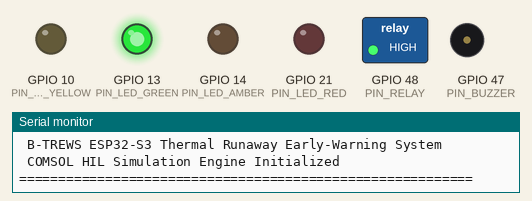
Simulated run of this program. Board: ESP32-S3. Parts: switched loads named in the program (green lamp = pin HIGH), output pins drawn as LEDs (lit = HIGH), buzzer (waves = sounding, pin HIGH), the last lines printed to the serial monitor.

Above: at 0.1 s.
At 20.1 s:
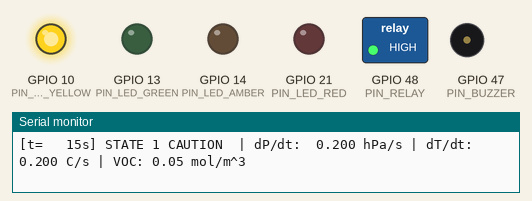
At 30.1 s:
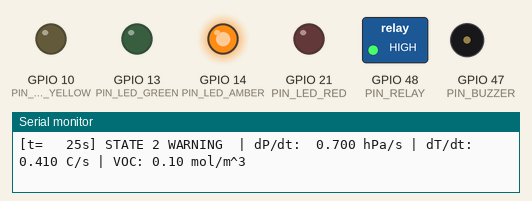
At 40.1 s:
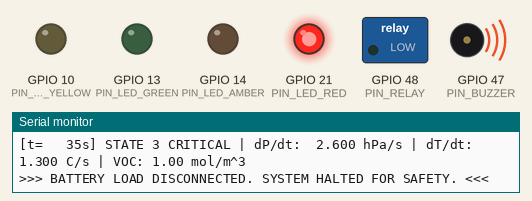
Timing chart, 0 to 41.6 s (numbered marks = the images above):
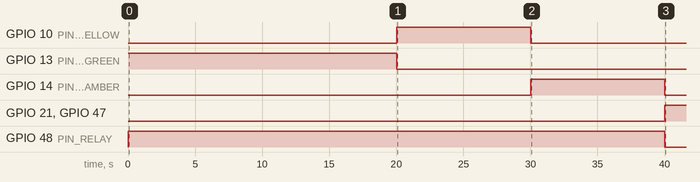

The program:

main.cpp
```cpp
/*
 * ==============================================================================
 * Project : B-TREWS (Battery-Mounted Thermal Runaway Early-Warning System)
 * Board   : ESP32-S3-DevKitC-1
 * Capstone: Phase 1 - Task 1.2 Embedded Emulation via Wokwi
 *
 * Modes:
 *   USE_COMSOL_PLAYBACK = true  -> Auto-plays COMSOL dataset (for demo/viva)
 *   USE_COMSOL_PLAYBACK = false -> Live manual potentiometer & BMP280 control
 * ==============================================================================
 */

#include <Arduino.h>
#include <Wire.h>
#include <Adafruit_BMP280.h>

// ===================== MODE SWITCH =====================
#define USE_COMSOL_PLAYBACK  true
// =======================================================

// --- ESP32-S3 Pin Assignments ---
#define PIN_BMP_SDA    4    // BMP280 I2C SDA
#define PIN_BMP_SCL    5    // BMP280 I2C SCL
#define PIN_VOC_ADC    7    // MQ-135 VOC Gas Sensor (ADC)
#define PIN_NTC_ADC    8    // NTC Busbar Temp Probe (ADC)
#define PIN_LED_GREEN  13   // State 0: Normal
#define PIN_LED_YELLOW 10   // State 1: Caution
#define PIN_LED_AMBER  14   // State 2: Warning
#define PIN_LED_RED    21   // State 3: Critical Trip
#define PIN_BUZZER     47   // Emergency Alarm Buzzer
#define PIN_RELAY      48   // 10A Solid State Safety Relay

// --- B-TREWS Code-ready constants (from COMSOL mapping) ---
const float DTDT_NORMAL_REF = 0.041f;    // C/s, thermal Case 1
const float DTDT_STRONG_REF = 0.408f;    // C/s, thermal Case 2
const float DTDT_CRITICAL   = 1.20f;     // C/s, project candidate trigger

const float DPDT_NORMAL_REF  = 0.041317f; // hPa/s, 0.1 m/s sensitivity case
const float DPDT_CAUTION_REF = 0.19852f;  // hPa/s, 0.25 m/s sensitivity case
const float DPDT_WARNING_REF = 0.69313f;  // hPa/s, final optimized COMSOL case
const float DPDT_CRITICAL    = 2.50f;     // hPa/s, project candidate trigger

const float VOC_ARRIVAL        = 0.05f;   // mol/m^3, 5% normalized CFD criterion
const float VOC_FINAL_PEAK_REF = 1.0015f; // mol/m^3, final COMSOL peak

// --- System State Machine ---
enum SystemState {
  STATE_NORMAL   = 0,
  STATE_CAUTION  = 1,
  STATE_WARNING  = 2,
  STATE_CRITICAL = 3
};

SystemState currentState = STATE_NORMAL;
Adafruit_BMP280 bmp;

// --- COMSOL Multiphysics Time-Series Dataset ---
struct COMSOL_Point {
  float time_sec;
  float pressure_hPa;
  float busbarTemp_C;
  float voc_mol_m3;
};

// Representative Wokwi test vectors using project values (Expanded for 10s per state)
COMSOL_Point comsol_profile[] = {
  // NORMAL (dPdt = ~0.04, dTdt = ~0.04)
  { 0.0,  1013.250f, 20.000f, 0.00f },
  { 5.0,  1013.450f, 20.200f, 0.00f },
  { 10.0, 1013.650f, 20.400f, 0.00f },

  // CAUTION (dPdt = 0.20, dTdt = 0.20, VOC = 0.05)
  { 15.0, 1014.650f, 21.400f, 0.05f },
  { 20.0, 1015.650f, 22.400f, 0.05f },

  // WARNING (dPdt = 0.70, dTdt = 0.41, VOC = 0.10)
  { 25.0, 1019.150f, 24.450f, 0.10f },
  { 30.0, 1022.650f, 26.500f, 0.10f },

  // CRITICAL TRIP (dPdt = 2.60, dTdt = 1.30, VOC = 1.00)
  { 35.0, 1035.650f, 33.000f, 1.00f },
  { 40.0, 1048.650f, 39.500f, 1.00f }
};
const int comsol_length = sizeof(comsol_profile) / sizeof(comsol_profile[0]);

int   stepIndex = 0;
float prevP     = 1013.25;
float prevT     = 20.0;

// ==============================================================================
void setup() {
  Serial.begin(115200);

  // Configure all output pins
  pinMode(PIN_LED_GREEN,  OUTPUT);
  pinMode(PIN_LED_YELLOW, OUTPUT);
  pinMode(PIN_LED_AMBER,  OUTPUT);
  pinMode(PIN_LED_RED,    OUTPUT);
  pinMode(PIN_BUZZER,     OUTPUT);
  pinMode(PIN_RELAY,      OUTPUT);

  // Force NORMAL state on boot
  digitalWrite(PIN_LED_GREEN,  HIGH);
  digitalWrite(PIN_LED_YELLOW, LOW);
  digitalWrite(PIN_LED_AMBER,  LOW);
  digitalWrite(PIN_LED_RED,    LOW);
  digitalWrite(PIN_BUZZER,     LOW);
  digitalWrite(PIN_RELAY,      HIGH);  // Relay closed = Load lamp ON

  // Initialize BMP280 pressure/temperature sensor
  Wire.begin(PIN_BMP_SDA, PIN_BMP_SCL);
  bmp.begin(0x76);

  Serial.println("==========================================================");
  Serial.println(" B-TREWS ESP32-S3 Thermal Runaway Early-Warning System    ");
  Serial.println(" COMSOL HIL Simulation Engine Initialized                 ");
  Serial.println("==========================================================");
  Serial.println();

  delay(5000);
}

// ==============================================================================
void loop() {
  float rawP    = 1013.25;
  float busbarT = 20.0;
  float voc     = 0.0;
  float simTime = 0.0;

  // --- Read sensor data ---
  if (USE_COMSOL_PLAYBACK) {
    rawP    = comsol_profile[stepIndex].pressure_hPa;
    busbarT = comsol_profile[stepIndex].busbarTemp_C;
    voc     = comsol_profile[stepIndex].voc_mol_m3;
    simTime = comsol_profile[stepIndex].time_sec;
  } else {
    rawP = bmp.readPressure() / 100.0F;
    if (isnan(rawP) || rawP == 0) rawP = 1013.25;

    // Map ADC to mol/m^3 (0 to 1.5)
    voc = (analogRead(PIN_VOC_ADC) / 4095.0f) * 1.5f;
    uint16_t ntcADC = analogRead(PIN_NTC_ADC);
    busbarT = 20.0f + ((float)ntcADC / 4095.0f) * 65.0f;
    simTime = millis() / 1000.0f;
  }

  // --- Calculate first derivatives ---
  float dt   = 5.0f;
  float dPdt = (rawP - prevP) / dt;
  float dTdt = (busbarT - prevT) / dt;

  if (stepIndex == 0) {
    dPdt = 0;
    dTdt = 0;
  }

  prevP = rawP;
  prevT = busbarT;

  // --- State Escalation Decision Engine (Project-Matched Logic) ---
  if (dTdt > DTDT_CRITICAL || dPdt >= DPDT_CRITICAL) {
    currentState = STATE_CRITICAL;
  } else if (dTdt >= DTDT_STRONG_REF || dPdt >= DPDT_WARNING_REF) {
    if (currentState != STATE_CRITICAL) {
      currentState = STATE_WARNING;
    }
  } else if (dTdt > DTDT_NORMAL_REF || dPdt > DPDT_NORMAL_REF || voc >= VOC_ARRIVAL) {
    if (currentState != STATE_CRITICAL && currentState != STATE_WARNING) {
      currentState = STATE_CAUTION;
    }
  } else {
    if (currentState != STATE_CRITICAL && currentState != STATE_WARNING && currentState != STATE_CAUTION) {
      currentState = STATE_NORMAL;
    }
  }

  // --- Actuate outputs based on state ---
  switch (currentState) {
    case STATE_NORMAL:
      digitalWrite(PIN_RELAY,      HIGH);
      digitalWrite(PIN_LED_GREEN,  HIGH);
      digitalWrite(PIN_LED_YELLOW, LOW);
      digitalWrite(PIN_LED_AMBER,  LOW);
      digitalWrite(PIN_LED_RED,    LOW);
      digitalWrite(PIN_BUZZER,     LOW);
      Serial.printf("[t=%5.0fs] STATE 0 NORMAL   | dP/dt: %6.3f hPa/s | dT/dt: %5.3f C/s | VOC: %.2f mol/m^3\n", simTime, dPdt, dTdt, voc);
      break;

    case STATE_CAUTION:
      digitalWrite(PIN_RELAY,      HIGH);
      digitalWrite(PIN_LED_GREEN,  LOW);
      digitalWrite(PIN_LED_YELLOW, HIGH);
      digitalWrite(PIN_LED_AMBER,  LOW);
      digitalWrite(PIN_LED_RED,    LOW);
      digitalWrite(PIN_BUZZER,     LOW);
      Serial.printf("[t=%5.0fs] STATE 1 CAUTION  | dP/dt: %6.3f hPa/s | dT/dt: %5.3f C/s | VOC: %.2f mol/m^3\n", simTime, dPdt, dTdt, voc);
      break;

    case STATE_WARNING:
      digitalWrite(PIN_RELAY,      HIGH);
      digitalWrite(PIN_LED_GREEN,  LOW);
      digitalWrite(PIN_LED_YELLOW, LOW);
      digitalWrite(PIN_LED_AMBER,  HIGH);
      digitalWrite(PIN_LED_RED,    LOW);
      digitalWrite(PIN_BUZZER,     LOW);
      Serial.printf("[t=%5.0fs] STATE 2 WARNING  | dP/dt: %6.3f hPa/s | dT/dt: %5.3f C/s | VOC: %.2f mol/m^3\n", simTime, dPdt, dTdt, voc);
      break;

    case STATE_CRITICAL:
      digitalWrite(PIN_RELAY,      LOW); // OPEN Relay -> Disconnect Battery Load
      digitalWrite(PIN_LED_GREEN,  LOW);
      digitalWrite(PIN_LED_YELLOW, LOW);
      digitalWrite(PIN_LED_AMBER,  LOW);
      digitalWrite(PIN_LED_RED,    HIGH);
      digitalWrite(PIN_BUZZER,     HIGH);
      Serial.printf("[t=%5.0fs] STATE 3 CRITICAL | dP/dt: %6.3f hPa/s | dT/dt: %5.3f C/s | VOC: %.2f mol/m^3\n", simTime, dPdt, dTdt, voc);
      Serial.println(">>> BATTERY LOAD DISCONNECTED. SYSTEM HALTED FOR SAFETY. <<<");
      while(true) {
        // Halt completely. Disconnect itself.
        delay(1000);
      }
      break;
  }

  // Advance timeline
  if (stepIndex < comsol_length - 1) {
    stepIndex++;
  }

  delay(5000);
}
```

Measured:
- by itself, GPIO 10 (PIN_LED_YELLOW): LOW → HIGH at 20.0 s, → LOW 10.0 s later
- by itself, GPIO 13 (PIN_LED_GREEN): HIGH → LOW at 20.0 s
- by itself, GPIO 14 (PIN_LED_AMBER): LOW → HIGH at 30.0 s, → LOW 10.0 s later
- by itself, GPIO 21 (PIN_LED_RED), GPIO 47 (PIN_BUZZER): LOW → HIGH at 40.0 s
- by itself, GPIO 48 (PIN_RELAY): HIGH → LOW at 40.0 s
